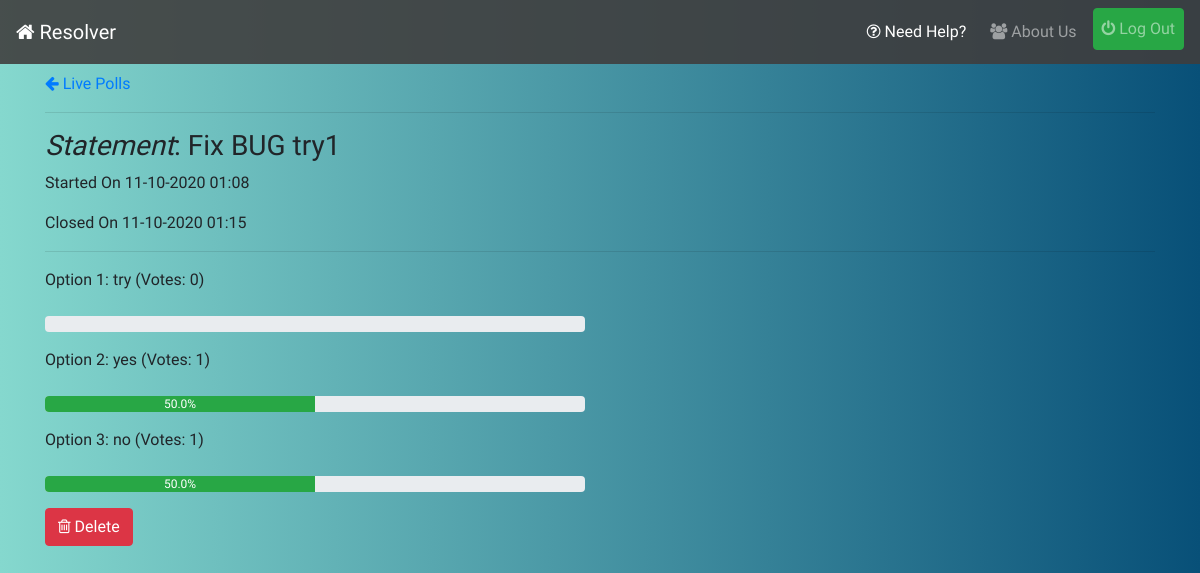
Page /polling/result/31/ (signed in) on the committed database.
### polling/models.py (models this page shows, shortened)
class Poll(models.Model):
    user = models.ForeignKey(UserInfo,on_delete=models.CASCADE,related_name='polluser',blank=True)
    statement = models.CharField(max_length=128)
    options = models.ManyToManyField(Option,blank=True,related_name='poll')
    department = models.CharField(max_length=20,blank=True)
    join = models.CharField(max_length=4,blank=True)
    active = models.BooleanField(default=True)
    timestamp = models.DateTimeField(auto_now_add=True)
    updated = models.DateTimeField(auto_now=True)

class Option(models.Model):
    text = models.CharField(max_length=128)

### polling/views.py (the view)
# urls.py: path('result/<int:id>/',views.poll_result_detail,name='result-detail'),
@login_required
def poll_result_detail(request,id):
    object = get_object_or_404(Poll,pk=id)
    options_obj = object.options.all()
    total_votes = 0
    for i in options_obj:
        try:
            temp = i.count.all().first().count
            total_votes+=temp
        except:
            continue
    options = []
    for i in options_obj:
        temp_list = {}
        opt_percent = 0.0
        opt_number = 0
        try:
            opt_percent = ((i.count.all().first().count)/total_votes)*100
            opt_number = i.count.all().first().count
        except:
            pass
        opt_text = i.text
        temp_list["percent"] = str(opt_percent)
        temp_list["number"] = opt_number
        temp_list["text"] = opt_text
        options.append(temp_list)
    return render(request,'polling/poll-result-detail.html',{'object':object,'options':options})

### infolist/context-processors.py (called while the page is built)
def pending_info_list_context(request):
    if request.user.is_superuser:
        return {}
    pending = -1
    if request.user.is_authenticated:
        pending = InfoList.objects.filter(department=request.user.info.department,year=request.user.info.join_year,approved=False).count()
    return {"pending_info_list":pending}

### reporter/context-processors.py (called while the page is built)
def pending_issue_list_context(request):
    if request.user.is_superuser:
        return {}
    pending=-1
    if request.user.is_authenticated:
        pending = Report.objects.filter(active=False,department=request.user.info.department,year=request.user.info.join_year,resolved=False).count()
    return {"pending_issue_count":pending}

def resolved_issue_list_context(request):
    if request.user.is_superuser:
        return {}
    resolved=-1
    if request.user.is_authenticated:
        resolved = Report.objects.filter(active=False,department=request.user.info.department,year=request.user.info.join_year,resolved=True).count()
    return {"resolved_issue_count":resolved}

def pending_contact_list_context(request):
    if request.user.is_superuser:
        return {}
    pending=-1
    if request.user.is_authenticated:
        pending = ContactList.objects.filter(department=request.user.info.department,year=request.user.info.join_year,approved=False).count()
    return {"pending_contact_count":pending}

def live_polls_count_context(request):
    if request.user.is_superuser:
        return {}
    count = -1
    if request.user.is_authenticated:
        count = Poll.objects.filter(active=True,department=request.user.info.department,join=request.user.info.join_year).count()
    return {"live_polls_count":count}

### polling/templates/polling/poll-result-detail.html (shortened to what this page needs)
{% extends 'base.html' %}
{% block content %}
<a class="mt-2 inline-block" href="{% url 'polling:list' %}"><i class="fa fa-arrow-left"></i> Live Polls</a>
<hr>
<h3><em>Statement</em>: {{object.statement}}</h3>
<p>Started On {{object.timestamp|date:'d-m-Y H:i'}}</p>
<p>Closed On {{object.updated|date:'d-m-Y H:i'}}</p>
<hr>
{% for option in options %}
    <p>Option {{forloop.counter}}: {{option.text}} (Votes: {{option.number}})</p>
    <div class="row">
        <div class="col-lg-6 col-md-8 col-sm-12 mb-2">
            <div class="progress my-2">
                {% with "width: "|add:option.percent|add:"%" as percent_style %}
            <div class="progress-bar bg-success" role="progressbar" style="{{percent_style}}" aria-valuenow="{{option.percent}}" aria-valuemin="0" aria-valuemax="100">{{option.percent}}%</div>
                {% endwith %}
            </div>
        </div>
    </div>
{% endfor %}
{% if request.user.info.is_cr %}
<button type="button" class="btn btn-danger mb-3" data-toggle="modal" data-target="#deletePoll"><i class="fa fa-trash-o"></i> Delete</button>
{% endif %}
{% endblock %}

### static/css/style.css (style rules this page uses)
body { background: #085078; background: -webkit-linear-gradient(to right, #85D8CE, #085078); background: linear-gradient(to right, #85D8CE, #085078); font-family: 'Ubuntu', sans-serif; }
.inline-block { display: inline-block; }

### rows in the picture
Poll: statement "Fix BUG try1", timestamp "11-10-2020 01:08", updated "11-10-2020 01:15"
Option: text "try"
Option: text "yes"
Option: text "no"

### other values in the picture
{{ option.number }} "0" "1" "1"
{{ option.percent }} "50.0" "50.0"
